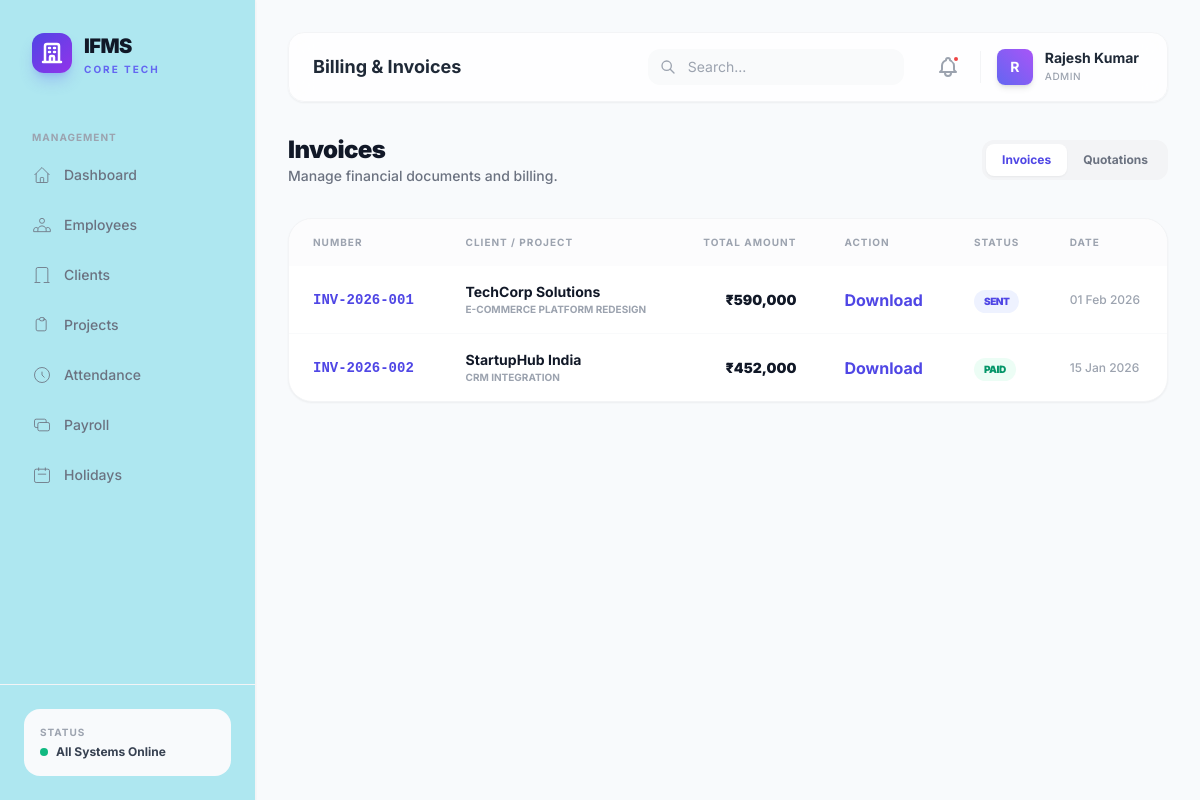
The app's page /admin/invoices.php (signed in) with its own data.
### tables this page shows
CREATE TABLE IF NOT EXISTS invoices (
    id INT AUTO_INCREMENT PRIMARY KEY,
    invoice_number VARCHAR(50) NOT NULL UNIQUE,
    project_id INT,
    organization_id INT NOT NULL,
    type ENUM('invoice','quotation') DEFAULT 'invoice',
    status ENUM('draft','sent','approved','paid','overdue','cancelled') DEFAULT 'draft',
    issue_date DATE NOT NULL,
    due_date DATE,
    subtotal DECIMAL(14,2) DEFAULT 0,
    tax_rate DECIMAL(5,2) DEFAULT 18.00,
    tax_amount DECIMAL(14,2) DEFAULT 0,
    discount DECIMAL(14,2) DEFAULT 0,
    total_amount DECIMAL(14,2) DEFAULT 0,
    notes TEXT,
    created_by INT,
    created_at TIMESTAMP DEFAULT CURRENT_TIMESTAMP,
    updated_at TIMESTAMP DEFAULT CURRENT_TIMESTAMP ON UPDATE CURRENT_TIMESTAMP,
    FOREIGN KEY (project_id) REFERENCES projects(id),
    FOREIGN KEY (organization_id) REFERENCES organizations(id),
    FOREIGN KEY (created_by) REFERENCES users(id)
);

CREATE TABLE IF NOT EXISTS organizations (
    id INT AUTO_INCREMENT PRIMARY KEY,
    name VARCHAR(255) NOT NULL,
    slug VARCHAR(255) NOT NULL UNIQUE,
    industry VARCHAR(100),
    website VARCHAR(255),
    email VARCHAR(255),
    phone VARCHAR(20),
    address TEXT,
    city VARCHAR(100),
    state VARCHAR(100),
    country VARCHAR(100) DEFAULT 'India',
    pincode VARCHAR(10),
    gst_number VARCHAR(30),
    logo VARCHAR(500),
    is_active TINYINT(1) DEFAULT 1,
    created_at TIMESTAMP DEFAULT CURRENT_TIMESTAMP,
    updated_at TIMESTAMP DEFAULT CURRENT_TIMESTAMP ON UPDATE CURRENT_TIMESTAMP
);

CREATE TABLE IF NOT EXISTS projects (
    id INT AUTO_INCREMENT PRIMARY KEY,
    title VARCHAR(255) NOT NULL,
    slug VARCHAR(255) NOT NULL UNIQUE,
    description TEXT,
    organization_id INT,
    status ENUM('pending','approved','in_progress','on_hold','completed','cancelled') DEFAULT 'pending',
    priority ENUM('low','medium','high','critical') DEFAULT 'medium',
    start_date DATE,
    end_date DATE,
    estimated_budget DECIMAL(14,2),
    actual_cost DECIMAL(14,2) DEFAULT 0,
    progress_percentage TINYINT DEFAULT 0,
    created_by INT,
    created_at TIMESTAMP DEFAULT CURRENT_TIMESTAMP,
    updated_at TIMESTAMP DEFAULT CURRENT_TIMESTAMP ON UPDATE CURRENT_TIMESTAMP,
    FOREIGN KEY (organization_id) REFERENCES organizations(id),
    FOREIGN KEY (created_by) REFERENCES users(id)
);

### admin/invoices.php (the view, shortened to what this page needs)
<?php
$db = getDB();
$type = $_GET['type'] ?? 'invoice';
$invoices = $db->query("
    SELECT i.*, o.name AS org_name, p.title AS project_title
    FROM invoices i
    JOIN organizations o ON i.organization_id = o.id
    LEFT JOIN projects p ON i.project_id = p.id
    WHERE i.type = '{$type}'
    ORDER BY i.issue_date DESC
")->fetchAll();
include __DIR__ . '/../includes/header.php';
?>
<div class="flex flex-col sm:flex-row sm:items-center justify-between gap-4 mb-8">
    <div>
        <h2 class="text-2xl font-black text-gray-900 tracking-tight"><?= ucfirst($type) ?>s</h2>
        <p class="text-sm text-gray-500 font-medium">Manage financial documents and billing.</p>
    </div>
    <div class="flex items-center gap-3">
        <div class="flex p-1 bg-gray-100 rounded-xl">
            <a href="?type=invoice" class="px-4 py-2 rounded-lg text-xs font-bold <?= $type === 'invoice' ? 'bg-white text-indigo-600 shadow-sm' : 'text-gray-500' ?>">Invoices</a>
            <a href="?type=quotation" class="px-4 py-2 rounded-lg text-xs font-bold <?= $type === 'quotation' ? 'bg-white text-indigo-600 shadow-sm' : 'text-gray-500' ?>">Quotations</a>
        </div>
    </div>
</div>
<div class="bg-white rounded-3xl border border-gray-100 shadow-sm overflow-hidden">
    <table class="w-full">
        <thead>
            <tr class="text-left text-[10px] font-black text-gray-400 uppercase tracking-widest bg-gray-50/50">
                <th class="px-6 py-4">Number</th>
                <th class="px-6 py-4">Client / Project</th>
                <th class="px-6 py-4 text-right">Total Amount</th>
                        <th class="px-6 py-4">Action</th>
                <th class="px-6 py-4">Status</th>
                <th class="px-6 py-4">Date</th>
            </tr>
        </thead>
        <tbody class="divide-y divide-gray-50">
            <?php foreach ($invoices as $inv): ?>
            <tr class="hover:bg-gray-50/50 transition-colors group">
                <td class="px-6 py-4 text-sm font-mono font-bold text-indigo-600"><?= $inv['invoice_number'] ?></td>
                <td class="px-6 py-4">
                    <p class="text-sm font-bold text-gray-900"><?= htmlspecialchars($inv['org_name']) ?></p>
                    <p class="text-[10px] text-gray-400 font-bold uppercase"><?= htmlspecialchars($inv['project_title'] ?? 'General') ?></p>
                </td>
                <td class="px-6 py-4 text-right">
                    <p class="text-sm font-black text-gray-900">₹<?= number_format($inv['total_amount']) ?></p>
                </td>
                <td class="px-6 py-4">
                    <a href="/ifms/api/invoices.php?action=download&id=<?= intval($inv['id']) ?>" class="text-indigo-600 hover:text-indigo-700 font-bold">Download</a>
                </td>
                <td class="px-6 py-4">
                    <span class="inline-flex items-center px-2.5 py-1 rounded-full text-[10px] font-black uppercase tracking-tighter <?php
                        echo match($inv['status']) {
                            'paid' => 'bg-emerald-50 text-emerald-600',
                            'sent' => 'bg-indigo-50 text-indigo-600',
                            'overdue' => 'bg-red-50 text-red-600',
                            default => 'bg-gray-100 text-gray-400'
                        };
                    ?>"><?= $inv['status'] ?></span>
                </td>
                <td class="px-6 py-4 text-xs text-gray-400 font-medium"><?= date('d M Y', strtotime($inv['issue_date'])) ?></td>
            </tr>
            <?php endforeach; ?>
        </tbody>
    </table>
</div>
<?php include __DIR__ . '/../includes/footer.php'; ?>

### includes/header.php (style rules this page uses)
* { font-family: 'Inter', sans-serif; }

### records on screen
invoices: invoice_number "INV-2026-001", organization.name "TechCorp Solutions", project.title "E-COMMERCE PLATFORM REDESIGN", total_amount "590,000", status "SENT", issue_date "01 Feb 2026"
invoices: invoice_number "INV-2026-002", organization.name "StartupHub India", project.title "CRM INTEGRATION", total_amount "452,000", status "PAID", issue_date "15 Jan 2026"

### other values on screen
$pageTitle "Billing & Invoices"
substr($user['full_name'], 0, 1) "R"
$user['full_name'] "Rajesh Kumar"
$user['role'] "ADMIN"
$type "Invoice"
